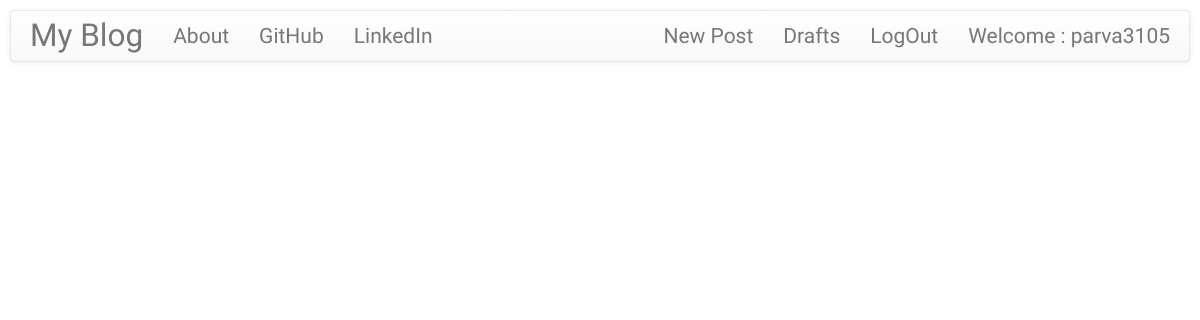
The page /drafts/ (signed in) on the database as committed earlier.
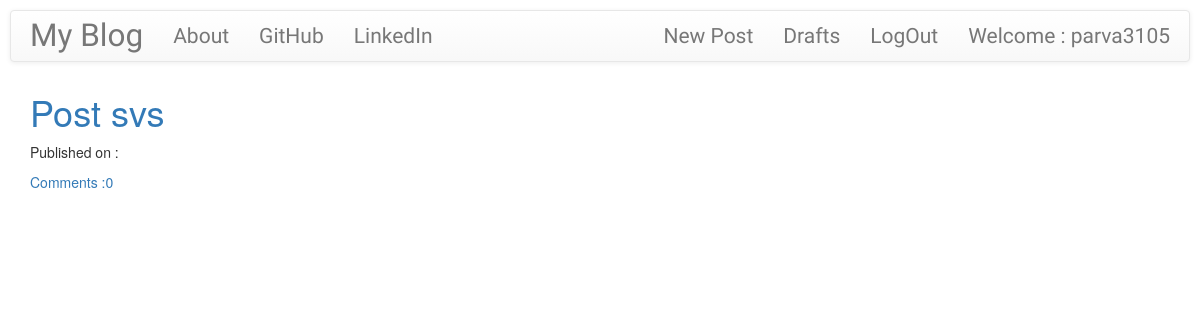
The same page on the database as committed later.
### blog/models.py (models this page shows, shortened)
class Post(models.Model):
    author = models.ForeignKey('auth.User', on_delete=models.SET_NULL, null=True, blank=True)
    title = models.CharField(max_length=200)
    text = models.TextField()
    created_date = models.DateTimeField(default=timezone.now)
    published_date = models.DateTimeField(blank=True, null=True)
    def approve_comments(self):
        return self.comments.filter(approved_comment=True)

### blog/views.py (the view)
# urls.py: path('drafts/', views.DraftListView.as_view(), name='post_draft_list'),
class DraftListView(LoginRequiredMixin,ListView):
    login_url = '/login/'
    redirect_field_name = 'blog/post_draft_list.html'
    model = Post
    def get_queryset(self):
        return Post.objects.filter(published_date__isnull=True).order_by('created_date')

### blog/templates/blog/post_list.html
{% extends "blog/base.html" %}
{% block content %}
<div class="centerstage">
    {% for post in post_list %}
        <div class="post">
            <h1><a href="{% url 'post_detail' pk=post.pk %}">{{ post.title }}</a></h1>
            <div class="date">
                <p>Published on : {{post.published|date:"D M Y"}}</p>
            </div>
            <a href="{% url 'post_detail' pk=post.pk %}">Comments :{{post.approve_comments.count}}</a>
        </div>
    {% endfor %}
</div>
{% endblock %}

### blog/templates/blog/base.html (shortened to what this page needs)
{% load static %}
<!DOCTYPE html>
<html lang="en">
<head>
    <link rel="stylesheet" href="https://maxcdn.bootstrapcdn.com/bootstrap/3.3.7/css/bootstrap.min.css">
    <link rel="stylesheet" href="https://maxcdn.bootstrapcdn.com/bootstrap/3.3.7/css/bootstrap-theme.min.css">
    <link rel="stylesheet" href="//cdn.jsdelivr.net/npm/medium-editor@latest/dist/css/medium-editor.min.css" type="text/css" media="screen" charset="utf-8">
    <link rel="stylesheet" href="{% static 'css/blog.css' %}">
</head>
<body class="loader">
    <nav class="navbar navbar-default techfonts custom-navbar">
        <div class="container">
            <ul class="nav navbar-nav">
                <li><a class="navbar-brand bigbrand" href="{% url 'post_list' %}">My Blog</a></li>
                <li><a href="{% url 'about' %}">About</a></li>
                <li><a href="https://www.github.com">GitHub</a></li>
                <li><a href="https://www.linkedin.com">LinkedIn</a></li>
            </ul>
            <ul class="nav navbar-nav navbar-right">
                {% if user.is_authenticated %}
                    <li>
                        <a href="{% url 'post_new' %}">New Post</a>
                    </li>
                    <li>
                        <a href="{% url 'post_draft_list' %}">Drafts</a>
                    </li>
                    <li>
                        <a href="{% url 'logout' %}">LogOut</a>
                    </li>
                    <li>
                        <a>Welcome : {{user.username}}</a>
                    </li>
                    {% else %}
                    <li><a class="nav navbar-right" href="{% url 'login' %}"><span class="glyphicon glyphicon-user"></span></a></li>
                {% endif %}
            </ul>
        </div>
    </nav>
    <div class="content container">
        <div class="row">
            <div class="col-md-8">
                <div class="blog_post">
                    {% block content %}
                    {% endblock %}
                </div>
            </div>
        </div>
    </div>
</body>
</html>

### blog/static/css/blog.css (style rules this page uses)
.techfonts { font-family: 'Russo One', sans-serif; font-size : 1.5em; margin : 10px; }
.bigbrand { font-size: 1.5em; }
.centerstage { margin-left: auto; margin-right: auto; }
.loader { filter:hue-rotate(0deg); color: linear-gradient(45deg,#0f8,#08f); animation:hue 5000ms infinite linear; }

Rows that differ between the two databases and show on the page:
added Post: title "Post svs", approve_comments.count "0"
